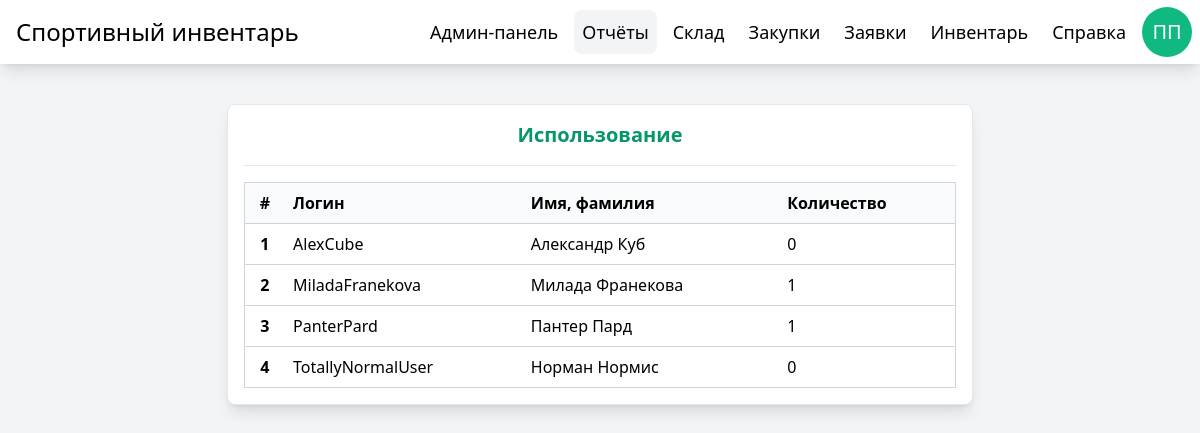
Before: /reports/ (signed in) with the older database file.
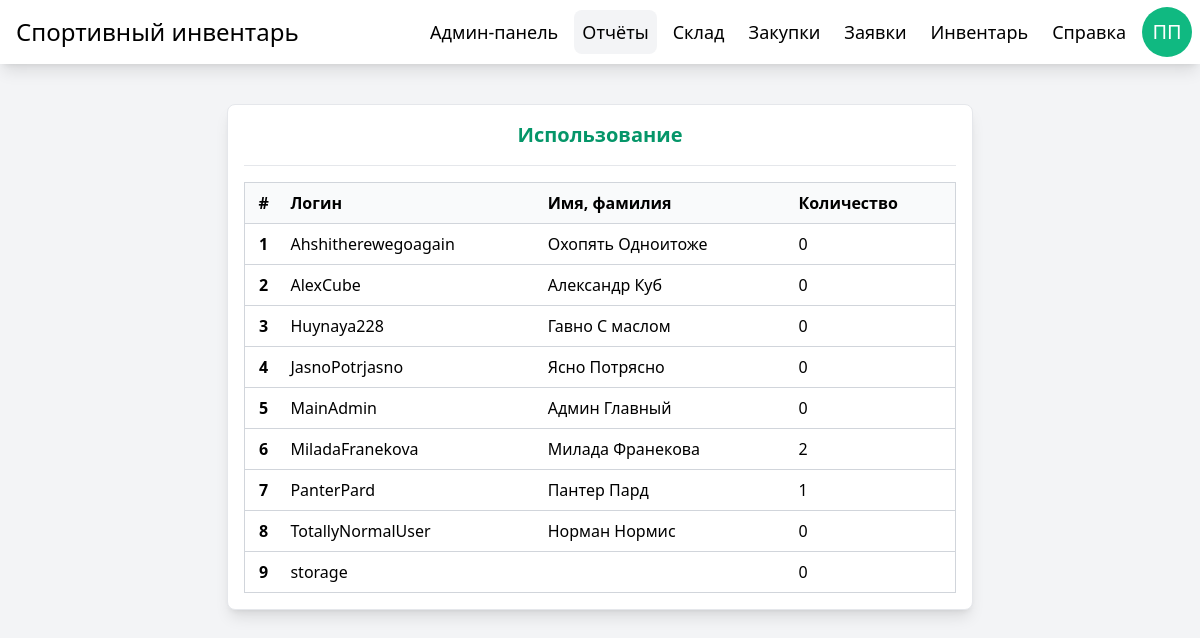
After: the same page with the newer database file.
### manager/models.py (models this page shows, shortened)
class User(AbstractUser):
    patronymic = models.CharField(max_length=64, blank=True, null=True)
    verified = models.BooleanField(default=False)

### manager/views.py (the view)
# urls.py: path('reports/', views.usage_report_view, name="reports"),
@user_passes_test(is_admin)
def usage_report_view(request):
    user_report = usage_report()
    db_stats = db_report()
    context = {
        'user_report': user_report,
        'db_stats': db_stats,
        'users': User.objects.filter()
    }
    return render(request, 'reports.html', context)

### manager/utils.py (called while the page is built)
def usage_report():
    users = User.objects.annotate(
        active_count=Count('products', filter=Q(products__state='active')),
        inactive_count=Count('products', filter=Q(products__state='inactive')),
        broken_count=Count('products', filter=Q(products__state='active'))
    )
    report = []
    for user in users:
        report.append({
            'username': user.username,
            'first_name': user.first_name,
            'last_name': user.last_name,
            'active_count': user.active_count,
        })
    return report

def db_report():
    return {'users': User.objects.count(), 'products': Product.objects.count(), 'purchases': Purchase.objects.count()}

### manager/views.py (called while the page is built)
def is_admin(user):
    return user.is_staff == True

### theme/templates/reports.html (shortened to what this page needs)
{% extends "base.html" %}
{% block content %}
<div class="w-2/3 p-4 grid gap-4 bg-white border rounded-lg shadow-lg">
    <h2 class="text-xl font-semibold text-center text-primary-600">Использование</h2>
    <hr>
    <table class="border border-gray-300 border-collapse">
        <thead>
            <tr class="bg-gray-50 border border-gray-300">
                <th class="p-2 text-center">#</th>
                <th class="p-2 text-start">Логин</th>
                <th class="p-2 text-start">Имя, фамилия</th>
                <th class="p-2 text-start">Количество</th>
            </tr>
        </thead>
        <tbody id="inventoryTableBody">
            {% for report in user_report %}
            <tr class="border-b border-gray-300 hover:bg-primary-50 transition">
                <th class="p-2 text-center">{{ forloop.counter }}</th>
                <td class="p-2 text-start break-all">{{ report.username }}</td>
                <td class="p-2 text-start">{{ report.first_name }} {{ report.last_name }}</td>
                <td class="p-2">{{ report.active_count }}</td>
            </tr>
            {% empty %}
            <tr class="border-y border-gray-300">
                <td colspan="4" class="py-2 text-center text-gray-400 transition">Инвентарь пока не используется.</td>
            </tr>
            {% endfor %}
        </tbody>
    </table>
</div>
{% endblock %}

Changed rows visible on the page:
added User: username "Ahshitherewegoagain", first_name "Охопять", last_name "Одноитоже"
added User: username "Huynaya228", first_name "Гавно", last_name "С маслом"
added User: username "JasnoPotrjasno", first_name "Ясно", last_name "Потрясно"
added User: username "MainAdmin", first_name "Админ", last_name "Главный"
added User: username "storage"
Other visible differences:
new list line: "1 0"
new list line: "3 0"
new list line: "4 0"
new list line: "5 0"
new list line: "6 2"
new list line: "MiladaFranekova Милада Франекова"
new list line: "9 0"
list line gone: "2 1"
list line gone: "MiladaFranekova Милада Франекова"
